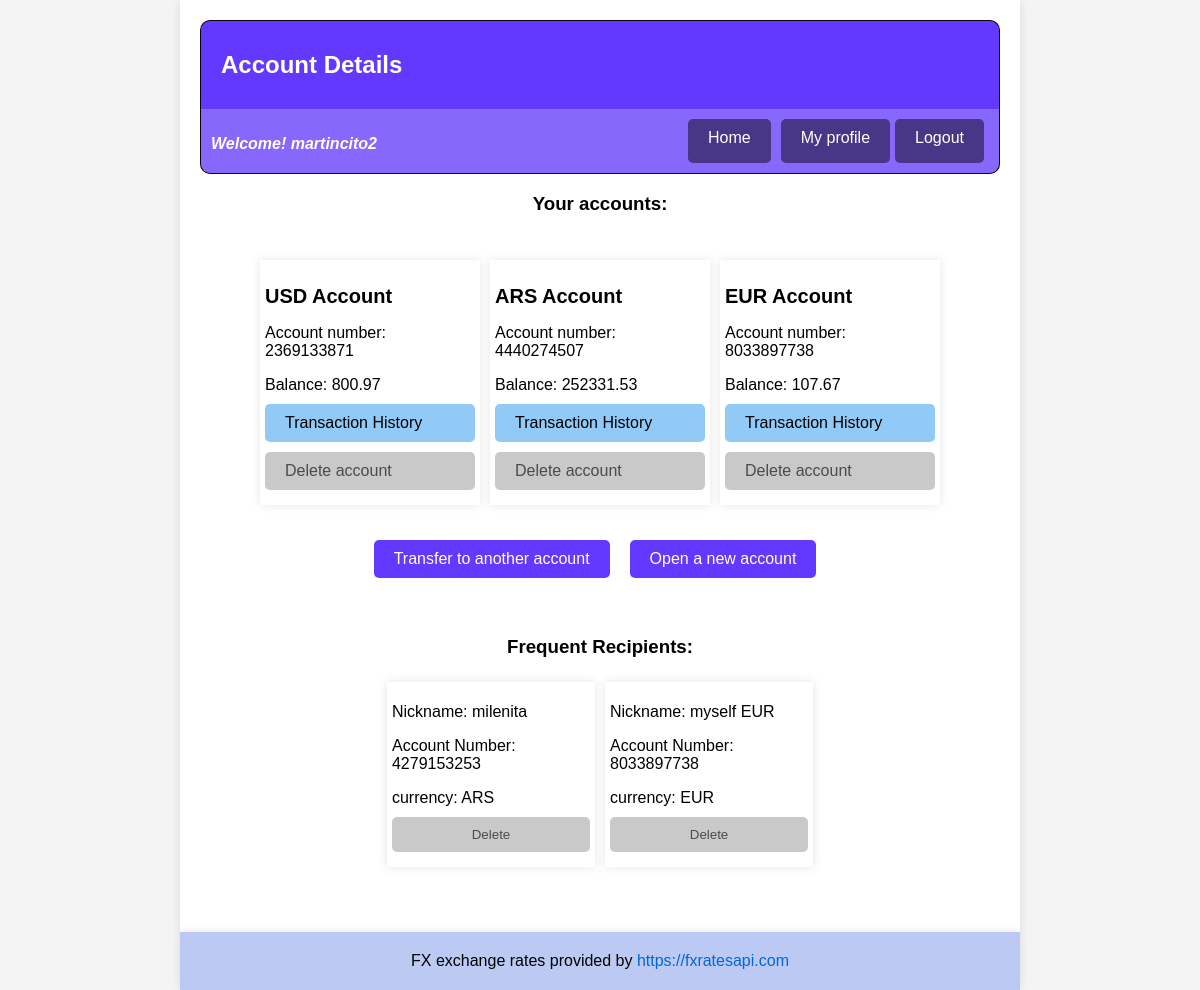
/accounts/account/ (signed in), run on the app's committed database.
### accounts/models.py (models this page shows, shortened)
class Account(models.Model):
    user = models.ForeignKey(User, on_delete=models.CASCADE)
    balance = MoneyField(max_digits=10, decimal_places=2, default=0.00, default_currency='USD')
    account_number = models.CharField(max_length=10, unique=True)
    currency = models.CharField(max_length=3)

### transactions/models.py (models this page shows, shortened)
class TransferDestination(models.Model):
    user_profile = models.ForeignKey(UserProfile, on_delete=models.CASCADE)
    destination_account_number = models.CharField(max_length=20)
    nickname = models.CharField(max_length=50)
    currency = models.CharField(max_length=3, default='USD')

### accounts/views.py (the view)
# urls.py: path('account/', views.account_details, name='account_details'),
@login_required
def account_details(request):
    user_accounts = Account.objects.filter(user=request.user)
    user_profile, created = UserProfile.objects.get_or_create(user=request.user)
    frequent_destinations = TransferDestination.objects.filter(
        user_profile=user_profile)
    return render(request, 'account_details.html', {'user_accounts': user_accounts, 'frequent_destinations': frequent_destinations})

### accounts/templates/account_details.html (shortened to what this page needs)
{% extends 'base.html' %}
{% load static %}
{% block static_container %}
  <link rel="stylesheet" type="text/css" href="{% static 'common/css/common.css' %}" />
  <link rel="stylesheet" type="text/css" href="{% static 'css/account_details.css' %}" />
{% endblock %}
{% block maintitle %}
  Account Details
{% endblock %}
{% block subtitle %}
  Your accounts:
{% endblock %}
{% block subcontainer %}
  <div class="accounts-container">
    {% for account in user_accounts %}
      <div class="individual-account-container">
        <h2>{{ account.currency }} Account</h2>
        <p>Account number: {{ account.account_number }}</p>
        <p id="account-balance">Balance: {{ account.balance }}</p>
        <a id="transaction-button" href="{% url 'transaction_history' account.id %}">Transaction History</a>
        <form action="{% url 'delete_account' account.id %}" method="post">
          <a id="delete-button" href="{% url 'delete_account' account.id %}">Delete account</a>
        </form>
      </div>
    {% endfor %}
    <div class="buttons-container">
      <a href="{% url 'make_transaction' %}">Transfer to another account</a><br />
      <a href="{% url 'open_new_account' %}">Open a new account</a><br />
    </div>
  </div>
  <div class="accounts-container">
    <h3 id="subtitle">Frequent Recipients:</h3>
    {% if frequent_destinations %}
      {% for destination in frequent_destinations %}
        <div class="individual-account-container">
          <p>Nickname: {{ destination.nickname }}</p>
          <p>Account Number: {{ destination.destination_account_number }}</p>
          <p>currency: {{ destination.currency }}</p>
          <form action="{% url 'delete_frequent_destination' destination.id %}" method="post">
            <input id="delete-button" type="submit" value="Delete" />
          </form>
        </div>
      {% endfor %}
    {% else %}
      <p>No frequent destinations found.</p>
    {% endif %}
  </div>
{% endblock %}

### accounts/templates/base.html (shortened to what this page needs)
<!DOCTYPE html>
<html>
  <head>
    {% load static %}
    {% block static_container %}{% endblock %}
  </head>
  <body>
    <div class="main-container">
      <h1>
        {% block maintitle %}{% endblock %}
      </h1>
      {% block navbar %}
        <div class="bar">
          {% if user_accounts %}
            <p id="bar">Welcome! {{ user_accounts.first.user.username }}</p>
          {% endif %}
          <a class="bar-button left-button" href="{% url 'account_details' %}">Home</a>
          <a class="bar-button" href="{% url 'my_profile' %}">My profile</a>
          <a class="bar-button" href="{% url 'logout' %}">Logout</a>
        </div>
      {% endblock %}
      <h3 id="subtitle">
        {% block subtitle %}{% endblock %}
      </h3>
      <div class="sub-container">
        {% block subcontainer %}
        {% endblock %}
      </div>
    </div>
  </body>
  {% block footercontent %}
    <div class="footer-container">
      <footer>
        <p class="footer">
          FX exchange rates provided by <a href="https://fxratesapi.com">https://fxratesapi.com</a>
        </p>
      </footer>
    </div>
  {% endblock %}
</html>

### static/common/css/common.css (style rules this page uses)
body { font-family: Arial, sans-serif; margin: 0; padding: 0; background-color: #f4f4f4; }
.main-container, .footer { max-width: 800px; margin-bottom: 30px; margin: 0 auto; padding: 20px; background-color: #fff; box-shadow: 0 0 10px rgba(0, 0, 0, 0.1); }
.sub-container { margin: 20px auto; display: flex; flex-direction: column; justify-content: center; align-items: center; }
h1 { font-size: 24px; margin-bottom: 20px; background-color: #6439FF; color: #fff; padding: 30px 20px; margin: 0; border-top-left-radius: 10px; border-top-right-radius: 10px; border-right: 1px solid rgb(6, 6, 17); border-left: 1px solid rgb(6, 6, 17); border-top: 1px solid rgb(6, 6, 17); }
h2 { font-size: 20px; margin-top: 20px; margin-bottom: 10px; }
#subtitle { display: flex; justify-content: center; }
p { margin-bottom: 10px; }
a { text-decoration: none; color: #0366d6; }
form { display: inline; margin: 0; padding: 0; }
input[type="submit"] { cursor: pointer; }
.bar { display: flex; justify-content: space-between; background-color: #8867fd; color: #fff; padding: 10px 10px; margin: 0; border-bottom-left-radius: 10px; border-bottom-right-radius: 10px; border-right: 1px solid rgb(6, 6, 17); border-left: 1px solid rgb(6, 6, 17); border-bottom: 1px solid rgb(6, 6, 17); }
.bar-button { display: inline-block; padding: 10px 20px; text-decoration: none; background-color: #483686; color: #fff; border: none; border-radius: 5px; cursor: pointer; transition: background-color 0.3s; margin-right: 5px; }
.left-button { margin-left: auto; margin-right: 10px; }
.sub-container form label, .sub-container form input, .sub-container form select { margin-bottom: 15px; width: 100%; }
.sub-container form input[type="submit"] { margin-top: 10px; }
.bar p { font-style: italic; font-weight: 600; }
.footer-container { text-align: center; }
.footer { max-width: 800px; margin: 0 auto; padding: 20px; background-color: #bccaf3; box-shadow: 0 0 10px rgba(0, 0, 0, 0.1); }

### accounts/static/css/account_details.css (style rules this page uses)
h1 { background-color: #6439FF; color: #fff; padding: 30px 20px; margin: 0; }
#subtitle { display: flex; justify-content: center; }
.accounts-container, .frequent-destinations-container { display: flex; flex-wrap: wrap; justify-content: center; max-width: 700px; margin: 0 auto; padding: 20px; background-color: #fff; }
.individual-account-container { max-width: 30%; box-shadow: 0 0 10px rgba(0, 0, 0, 0.1); margin: 5px 5px; padding: 5px 5px; }
h3 { width: 100%; }
.buttons-container { margin-top: 30px; display: flex; width: 100%; gap: 10px; justify-content: center; }
.buttons-container a { display: inline-block; padding: 10px 20px; text-decoration: none; background-color: #6439FF; color: #fff; border: none; border-radius: 5px; cursor: pointer; transition: background-color 0.3s; }
#transaction-button { display: flex; align-items: center; padding: 10px 20px; text-decoration: none; background-color: #91c9f7; color: black; border: none; border-radius: 5px; cursor: pointer; transition: background-color 0.3s; margin: 10px auto; }
#delete-button { display: flex; align-items: center; padding: 10px 20px; text-decoration: none; background-color: #cac9ca; color: rgb(75, 75, 75); border: none; border-radius: 5px; cursor: pointer; transition: background-color 0.3s; margin: 10px auto; }

### data on the page
Account: first.user.username "martincito2", currency "USD", account_number "2369133871", balance "800.97"
Account: currency "ARS", account_number "4440274507", balance "252331.53"
Account: currency "EUR", account_number "8033897738", balance "107.67"
TransferDestination: nickname "milenita", destination_account_number "4279153253", currency "ARS"
TransferDestination: nickname "myself EUR", destination_account_number "8033897738", currency "EUR"
